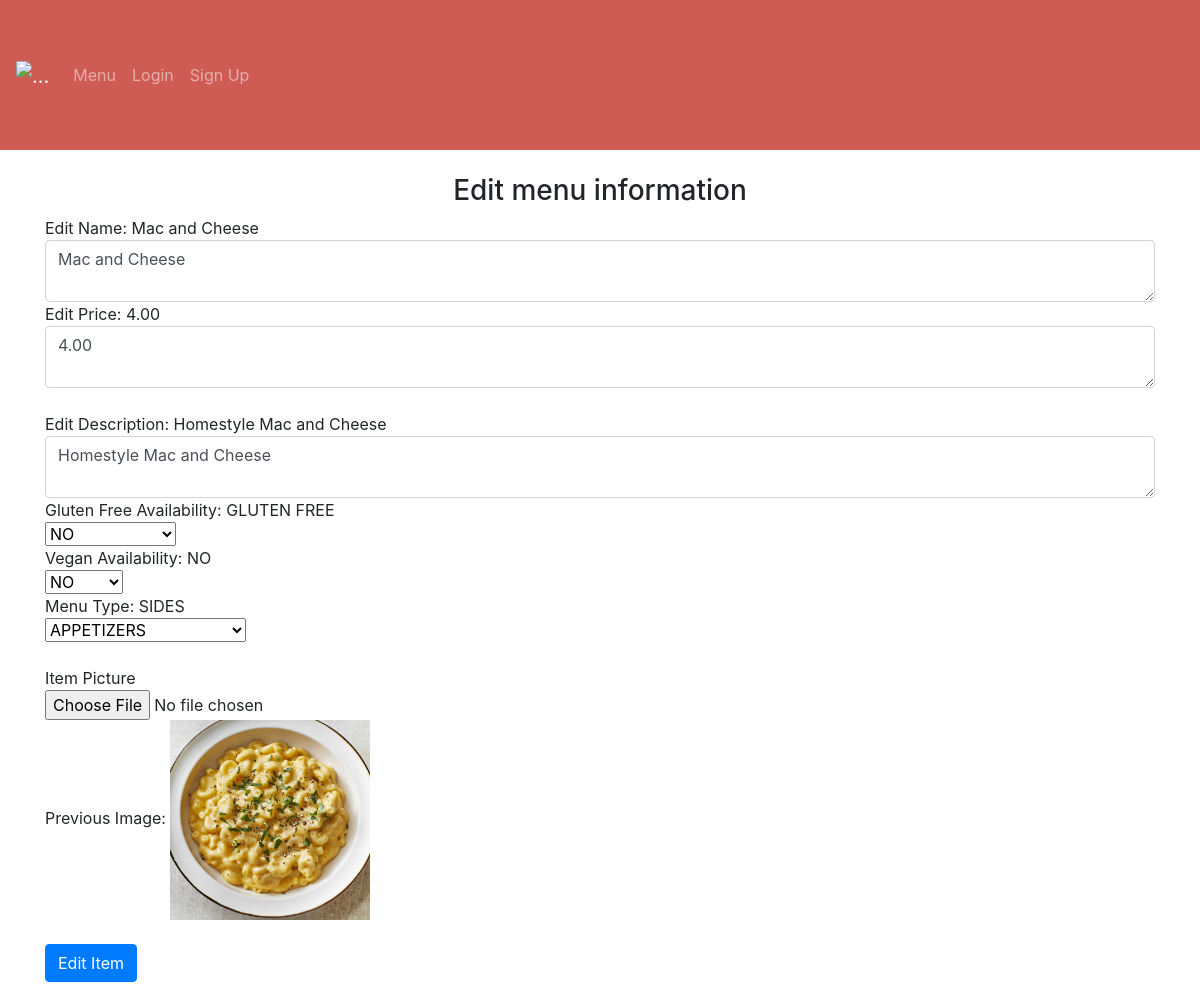
Before: /edit_redirect/1 with the older database file.
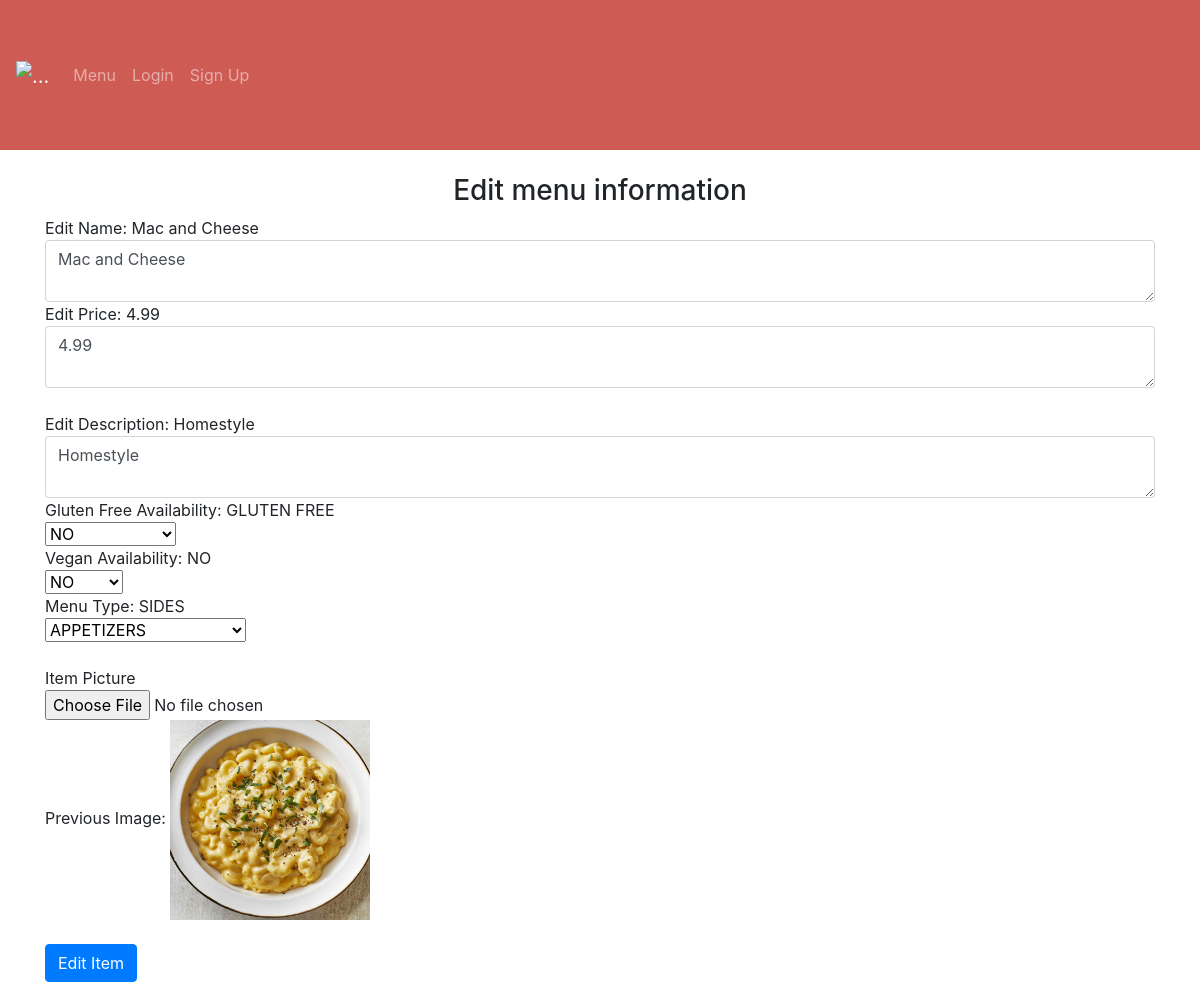
After: the same page with the newer database file.
### avanzareApp/models.py (models this page shows)
class Menu(db.Model):
    id = db.Column(db.Integer, primary_key=True)
    name = db.Column(db.String(150), unique=True)
    price = db.Column(db.String(150))
    description = db.Column(db.String(10000))
    menu_type = db.Column(db.String(150))
    gluten_free = db.Column(db.String(150))
    vegan = db.Column(db.String(150))
    date = db.Column(db.DateTime(timezone=True), default=func.now())
    user_id = db.Column(db.Integer, db.ForeignKey('user.id'))

### avanzareApp/views.py (the view, shortened to what this page needs)
@views.route('/edit_redirect/<int:id>', methods=['GET', 'POST'])
def edit_redirect(id):
    item = Menu.query.filter(Menu.id == id).first()
    return render_template('edit_menu_item.html', item=item, user=current_user)

### avanzareApp/templates/edit_menu_item.html (shortened to what this page needs)
{% extends "base.html" %} {% block title %}Home{% endblock %}
{% block content %}
<form method="POST" enctype="multipart/form-data">
    <h3 align="center">Edit menu information</h3>
    <div>Edit Name: {{item.name}}</div>
    <textarea   type="name"
                class="form-control"
                id="name"
                name="name">{{item.name}}</textarea>
    <div>Edit Price: {{item.price}}</div>
    <textarea   type="price"
                class="form-control"
                id="price"
                name="price">{{item.price}}</textarea>
    <br />
    <div>Edit Description: {{item.description}}</div>
    <textarea   type="description"
                class="form-control"
                id="description"
                name="description">{{item.description}}</textarea>
    <div>Gluten Free Availability: {{ item.gluten_free }}</div>
    <select class="selectpicker" type="gluten_free" id="gluten_free" name="gluten_free">
        <option>NO</option>
    </select>
    <div>Vegan Availability: {{ item.vegan }}</div>
    <select class="selectpicker" type="vegan" id="vegan" name="vegan">
        <option>NO</option>
    </select>
    <div>Menu Type: {{ item.menu_type }}</div>
    <select class="selectpicker" type="menu_type" id="menu_type" name="menu_type">
        <optgroup label="DINNER MENU" >
            <option>APPETIZERS</option>
        </optgroup>
    </select>
    <br />
    <br />
    <div>Item Picture</div>
    <input type="file" name="file" accept="image/*"/>
    <br />
    {% set tmp = item.name + '.jpg' %}
    <div>
        Previous Image:
        <img class="img-responsive" src="{{ url_for('views.send_image', filename=tmp) }}" width="200" height="200">
    </div>
    <br />
    <button type="submit" class="btn btn-primary">Edit Item</button>
</form>
<br />
{% endblock %}

Changed rows visible on the page:
changed Menu "Mac and Cheese": price "4.00" → "4.99"; description "Homestyle Mac and Cheese" → "Homestyle"
